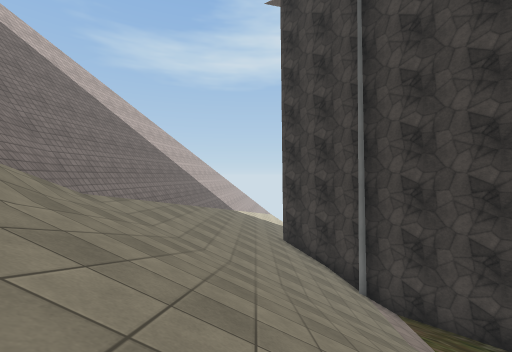
[1] (above)

24 first-person views from a walk through a Unity game level. The camera is 1.2 m above the floor, looks level and sees 90° across. The floor is counted in squares, 2 m on a side. Each view is taken from the middle of a square. On the plan, view 1 faces up. The plan holds only what a view shows up to about 9 squares ahead; the rest is blank. The place goes on beyond the plan. Some surface patterns are stand-ins.

[2]
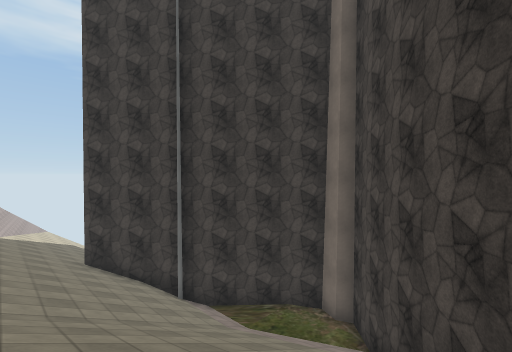

[3]
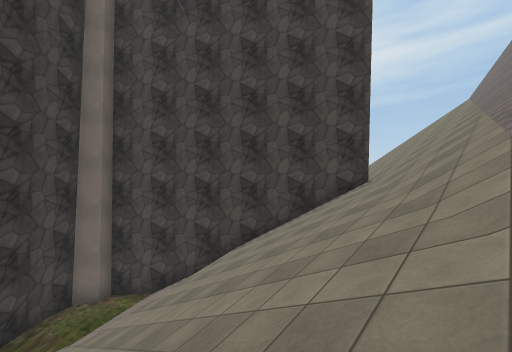

[4]
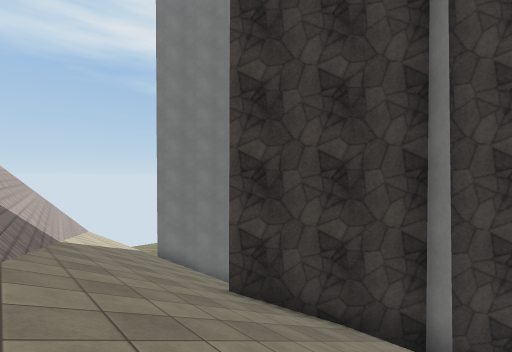

[5]
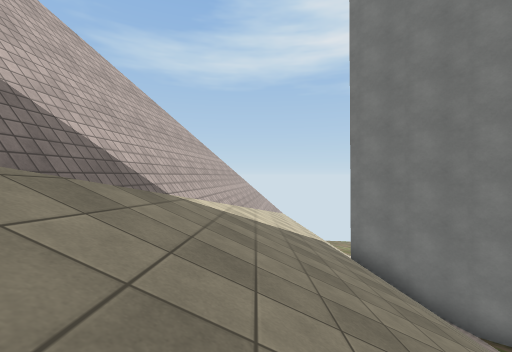

[6]
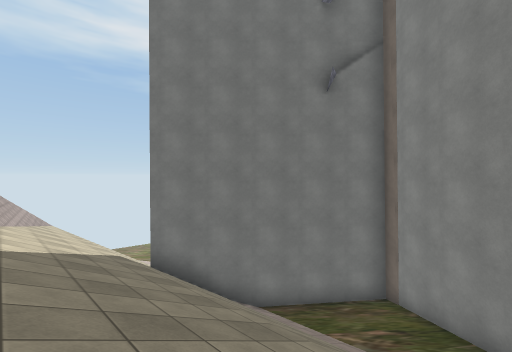

[7]
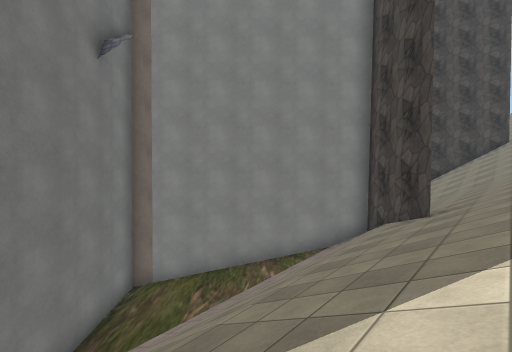

[8]
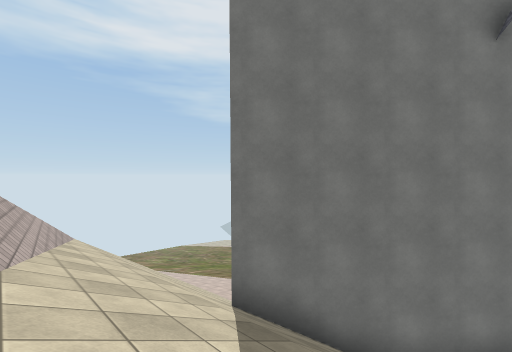

[9]
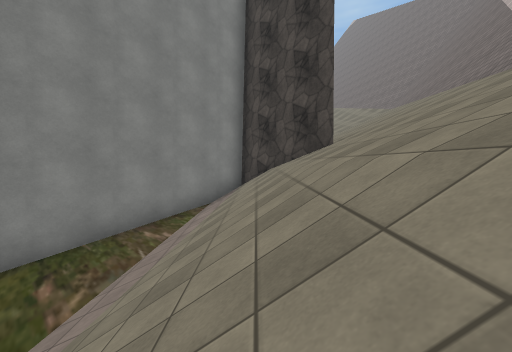

[10]
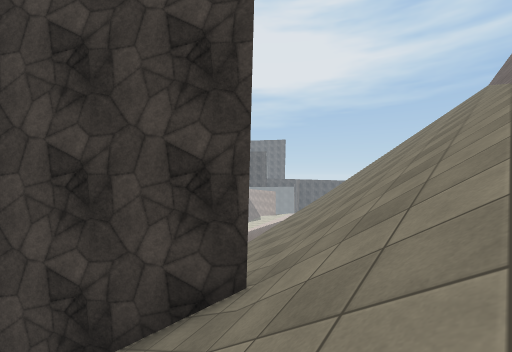

[11]
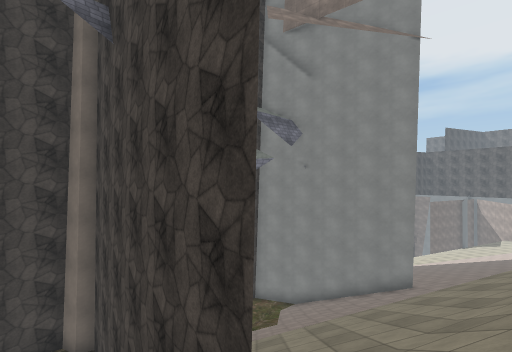

[12]
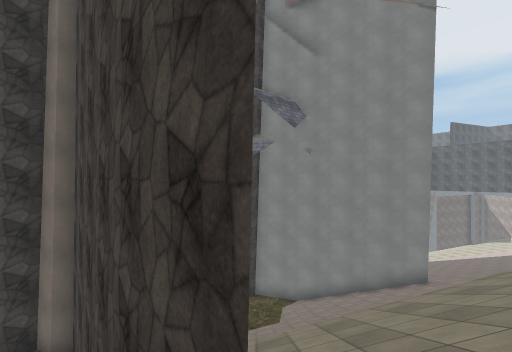

[13]
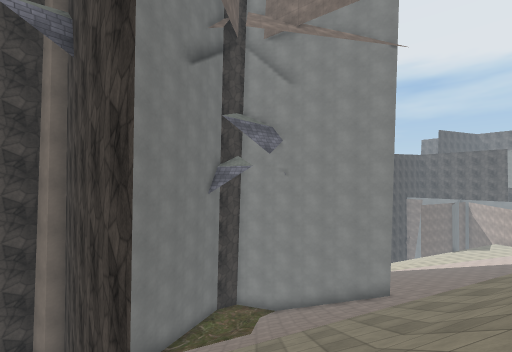

[14]
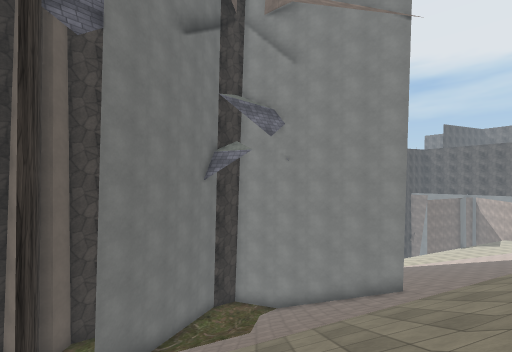

[15]
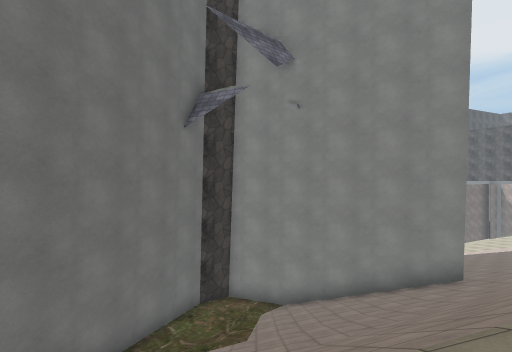

[16]
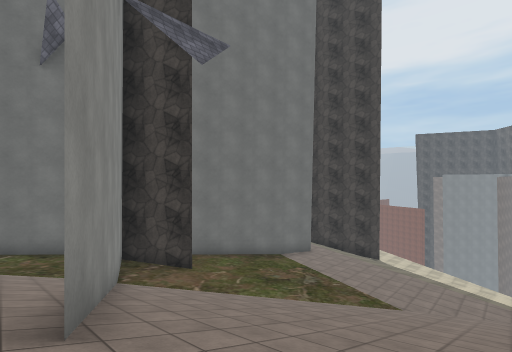

[17]
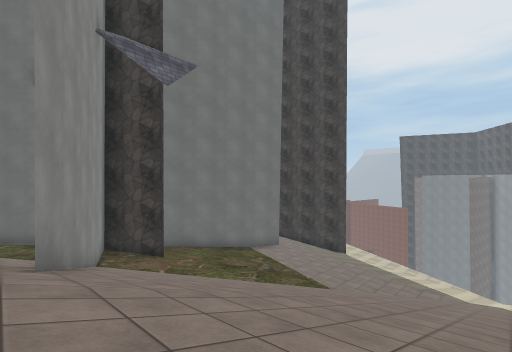

[18]
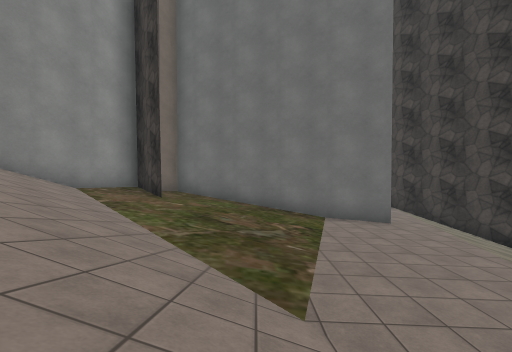

[19]
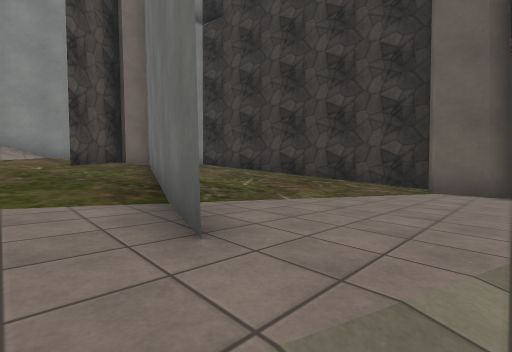

[20]
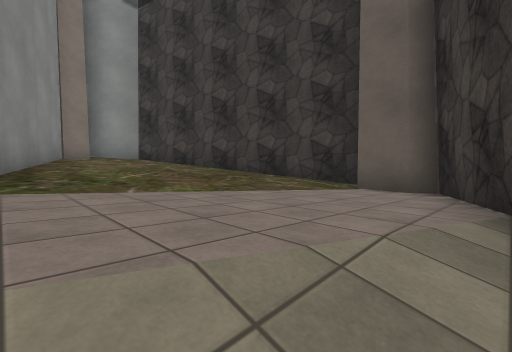

[21]
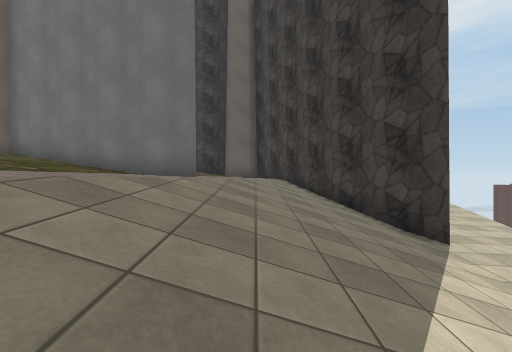

[22]
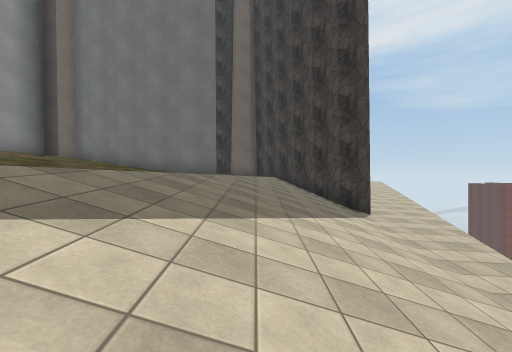

[23]
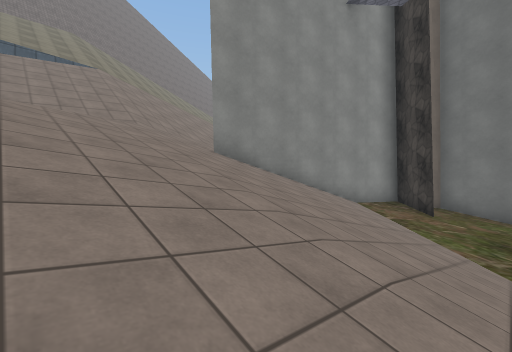

[24]
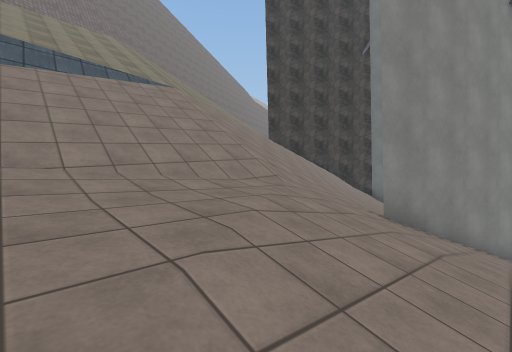

### Floor plan
Key: @ floor where view 1 was taken; # wall or solid block; . main floor; : floor 0.75 m higher than the main floor; - floor 1 m lower than the main floor; + floor 1.5 m higher than the main floor; * floor 3 m higher than the main floor; _ floor 3.25 m lower than the main floor; % floor 5.5 m higher than the main floor; & floor 6.25 m higher than the main floor; / step, stairs or slope; = window, fence, low wall or low ledge; v drop or lower ground.
Columns run from 4 left of view 1 to 24 right of it. Each row starts with its distance up from view 1.
 23       ///
 22     ##////
 21     #/////
 20     #////
 19     #///#
 18    ##///##
 17    #/////##
 16    #//////##
 15   ##//////.##
 14   #///////..##
 13   #///////..##
 12   #///////:##
 11  ##//////+##
 10  #////#//+#
  9  #////##/##
  8  #/////###
  7 ##///////#
  6 #///////*##
  5 #///////**##
  4 #////////**#
  3  //////// ##         #####
  2  ////////##       ####..-##
  1  #/////#####    ###:....--#
  0  #//@/##   ######:::....--#
 -1  #///##   ///+####:.....-- #
 -2  #//##//  ////+#####....--/#
 -3  #/////// /////###:####.--/#
 -4  #/////////////#+::...##-// #
 -5  #/////////////#/::.....-///#
 -6  #////////////##//......-///_
 -7  ##///////////#////.....-///_
 -8   #///////////#/////....////_
 -9   #//// /////////////...////_
-10   #//////////////////...////_
-11      ///=/////////////./////
-12     ////v////%/////////////
-13    #////v///&%////////////
-14    #////#///&%%/

Where each view was taken, in squares from view 1:
view 1: 0 up, 0 right, facing up
view 2: 0 up, 1 left, facing up-right
view 3: 6 up, 3 left, facing down-right
view 4: 7 up, 2 left, facing up-right
view 5: 10 up, 0 right, facing up
view 6: 11 up, 0 right, facing up-right
view 7: 17 up, 0 right, facing down-right
view 8: 15 up, 0 right, facing up-right
view 9: 17 up, 3 right, facing down
view 10: 0 up, 2 left, facing down-right
view 11: 2 down, 2 left, facing right
view 12: 2 down, 1 left, facing right
view 13: 3 down, 2 left, facing right
view 14: 3 down, 1 left, facing right
view 15: 3 down, 2 right, facing right
view 16: 11 down, 9 right, facing up-right
view 17: 13 down, 9 right, facing up-right
view 18: 11 down, 16 right, facing up
view 19: 5 down, 21 right, facing up-left
view 20: 3 down, 22 right, facing up-left
view 21: 10 down, 21 right, facing up
view 22: 13 down, 21 right, facing up
view 23: 13 down, 15 right, facing up-left
view 24: 14 down, 11 right, facing up-left
